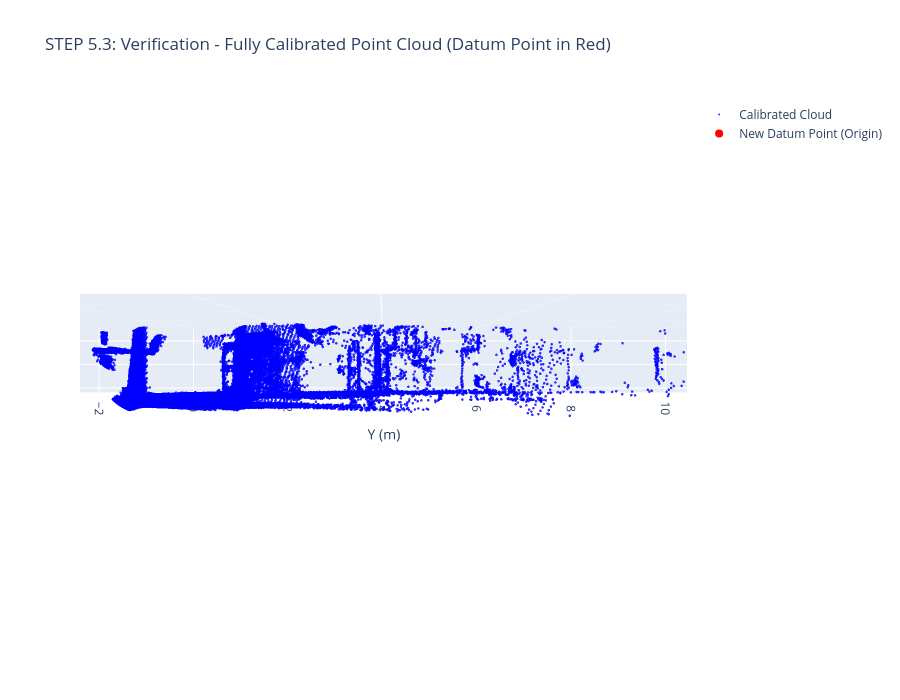

Write notebook code for a chart like this one.
### Markdown cell above
### Generating 4x4 calibration matrix.

1. Replace the rotation matrix in the script below with the one generated from `1. Apply` from `Applying Ground Levelling`
2. From the same image, appoint one point cloud to be assign as the new datum. Replace the value in the script below as P'

*either of the script below doing the same thing, generating and saved calibration matrix in `.txt` extension named `final_calibration_matrix_T.txt`, suggested for the later as the source and destination files is known*

### Code cell
import numpy as np

# =================================================================
# PROCEDURE STEP 4: CALCULATE FINAL 4X4 CALIBRATION MATRIX (T)
# Goal: Combine the 3x3 rotation matrix (R) and the negative of the 
# rotated datum point (P') into the final 4x4 transformation matrix (T).
# Translation Vector t = -P'
# =================================================================

# --- CONFIGURATION (ACTION REQUIRED) ---

# 1. Manually copy the 3x3 rotation matrix (R) from Module 2/3 output here:
R = np.array([
    [0.9997094, 0.0035611, -0.0238409],
    [0.0035611,  0.9563582,  0.2921751],
    [0.0238409, -0.2921751,  0.9560676]
]) # <== REPLACE WITH YOUR CALCULATED R MATRIX

# 2. Manually copy the datum point coordinates *after* rotation (P') from Module 3 visualization here:
# This point is what should be moved to the origin (0, 0, 0).
P_prime_rotated = np.array([-0.0171737, 2.09079, -1.237612]) # <== REPLACE WITH THE MANUALLY SELECTED P' POINT

# --- SCRIPT EXECUTION ---

print("\n--- Starting Calculation of 4x4 Matrix ---")

# 1. Calculate the translation vector t
# The translation vector is the negative of the rotated datum point coordinates.
translation_vector_t = -P_prime_rotated

# 2. Construct the 4x4 Transformation Matrix (T)
# The structure is: T = | R  | t |
#                      | 000| 1 |
FINAL_CALIBRATION_MATRIX_4X4 = np.identity(4)
FINAL_CALIBRATION_MATRIX_4X4[:3, :3] = R                  # Insert the 3x3 Rotation
FINAL_CALIBRATION_MATRIX_4X4[:3, 3] = translation_vector_t # Insert the Translation Vector

# 3. Output the final matrix
print("\n--- Procedure Output ---")
print("STEP 4: FINAL 4x4 CALIBRATION MATRIX (T):")
print(np.round(FINAL_CALIBRATION_MATRIX_4X4, 7))
print("\nTranslation Vector (t):")
print(np.round(translation_vector_t, 7))
print("------------------------")

# Save the final matrix for permanent record and use in the last module
np.savetxt('final_calibration_matrix_T.txt', FINAL_CALIBRATION_MATRIX_4X4)
print("\nFinal 4x4 matrix saved to 'final_calibration_matrix_T.txt'")

# Visualization setup
hover_text = (
    f"<b>Datum Point (Calibrated)</b><br>"
    f"Final Coords: ({np.round(datum_point_calibrated, 7)})<br>"
    f"Expected: (0, 0, 0)"
)

trace_calibrated = go.Scatter3d(
    x=points_calibrated[:, 0], y=points_calibrated[:, 1], z=points_calibrated[:, 2],
    mode='markers', marker=dict(size=1.5, color='blue', opacity=0.8),
    name='Calibrated Cloud'
)

# Highlight the new datum point
trace_datum = go.Scatter3d(
    x=[datum_point_calibrated[0]], y=[datum_point_calibrated[1]], z=[datum_point_calibrated[2]],
    mode='markers', marker=dict(size=8, color='red'), name='New Datum Point (Origin)',
    text=[hover_text], hoverinfo="text"
)

fig = go.Figure(data=[trace_calibrated, trace_datum])

# Set the default view to the YZ plane (looking down the X-axis)
fig.update_layout(
    title="STEP 5.3: Verification - Fully Calibrated Point Cloud (Datum Point in Red)",
    scene=dict(
        aspectmode='data',
        xaxis_title="X (m)", yaxis_title="Y (m)", zaxis_title="Z (m)",
        camera=dict(
            up=dict(x=0, y=0, z=1),  # Z-axis is defined as UP
            center=dict(x=0, y=0, z=0),
            eye=dict(x=2, y=0, z=0)  # Camera is placed on the X-axis (views YZ plane)
        )
    ),
    width=900, height=700
)
fig.show()

### Figure 1 — Plotly figure (JSON) as saved in the notebook; plotly's stock layout.template omitted (floating-point values rounded to 4 significant figures; data arrays with more than 128 entries replaced by an {"elided": "..."} marker saying what was removed)
{"data": [{"marker": {"color": "blue", "opacity": 0.8, "size": 1.5}, "mode": "markers", "name": "Calibrated Cloud", "type": "scatter3d", "x": {"elided": "36200 float values"}, "y": {"elided": "36200 float values"}, "z": {"elided": "36200 float values"}}, {"hoverinfo": "text", "marker": {"color": "red", "size": 8}, "mode": "markers", "name": "New Datum Point (Origin)", "text": ["<b>Datum Point (Calibrated)</b><br>Final Coords: ([0.e+00 2.e-07 3.e-07])<br>Expected: (0, 0, 0)"], "type": "scatter3d", "x": [4.954e-08], "y": [1.726e-07], "z": [2.865e-07]}], "layout": {"height": 700, "scene": {"aspectmode": "data", "camera": {"center": {"x": 0, "y": 0, "z": 0}, "eye": {"x": 2, "y": 0, "z": 0}, "up": {"x": 0, "y": 0, "z": 1}}, "xaxis": {"title": {"text": "X (m)"}}, "yaxis": {"title": {"text": "Y (m)"}}, "zaxis": {"title": {"text": "Z (m)"}}}, "title": {"text": "STEP 5.3: Verification - Fully Calibrated Point Cloud (Datum Point in Red)"}, "width": 900}}
